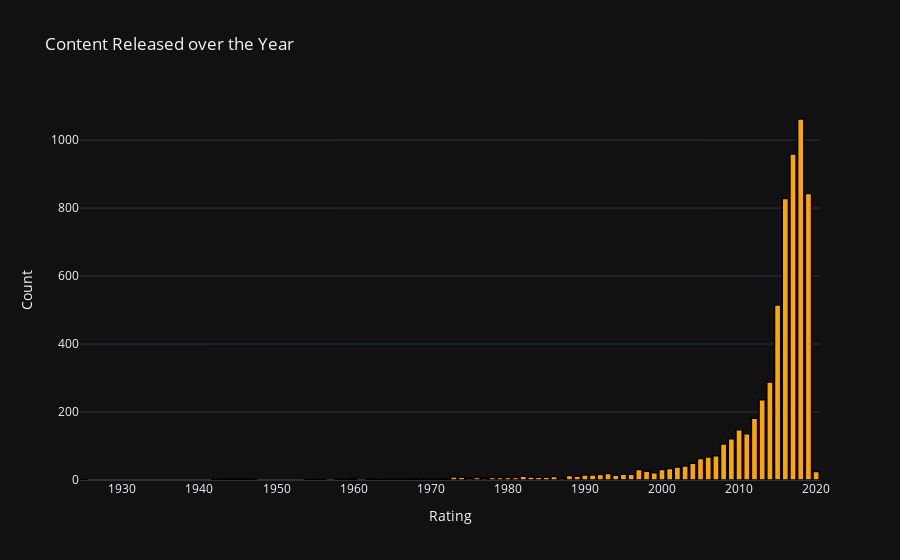

The notebook cell saved with this chart:
### Code cell
# Create layout
layout = go.Layout(template='plotly_dark',
                  title='Content Released over the Year',
                  xaxis=dict(title='Rating'),
                  yaxis=dict(title='Count'))

fig = go.Figure(data=[trace], layout=layout)
fig.show()

### Figure 1 — Plotly figure (JSON) as saved in the notebook; plotly's stock layout.template omitted (floating-point values rounded to 4 significant figures)
{"data": [{"marker": {"color": "rgb(255,165,0)", "line": {"color": "rgb(0,0,0)", "width": 1.5}}, "type": "bar", "x": [2018, 2017, 2019, 2016, 2015, 2014, 2013, 2012, 2010, 2011, 2009, 2008, 2007, 2006, 2005, 2004, 2003, 2002, 2001, 2000, 1997, 1998, 2020, 1999, 1993, 1995, 1996, 1992, 1990, 1991, 1994, 1988, 1989, 1982, 1986, 1973, 1983, 1974, 1985, 1984, 1980, 1981, 1978, 1979, 1976, 1987, 1975, 1977, 1968, 1972, 1960, 1945, 1946, 1943, 1962, 1971, 1967, 1944, 1958, 1965, 1942, 1969, 1954, 1966, 1970, 1947, 1955, 1959, 1963, 1964, 1956, 1925], "y": [1062, 959, 843, 828, 515, 288, 236, 182, 148, 136, 121, 106, 71, 68, 63, 49, 41, 38, 34, 31, 31, 26, 25, 21, 19, 17, 17, 16, 15, 15, 14, 13, 11, 11, 10, 9, 9, 8, 8, 8, 7, 7, 7, 7, 7, 5, 5, 5, 4, 4, 4, 3, 3, 3, 3, 3, 3, 3, 2, 2, 2, 2, 1, 1, 1, 1, 1, 1, 1, 1, 1, 1]}], "layout": {"title": {"text": "Content Released over the Year"}, "xaxis": {"title": {"text": "Rating"}}, "yaxis": {"title": {"text": "Count"}}}}
